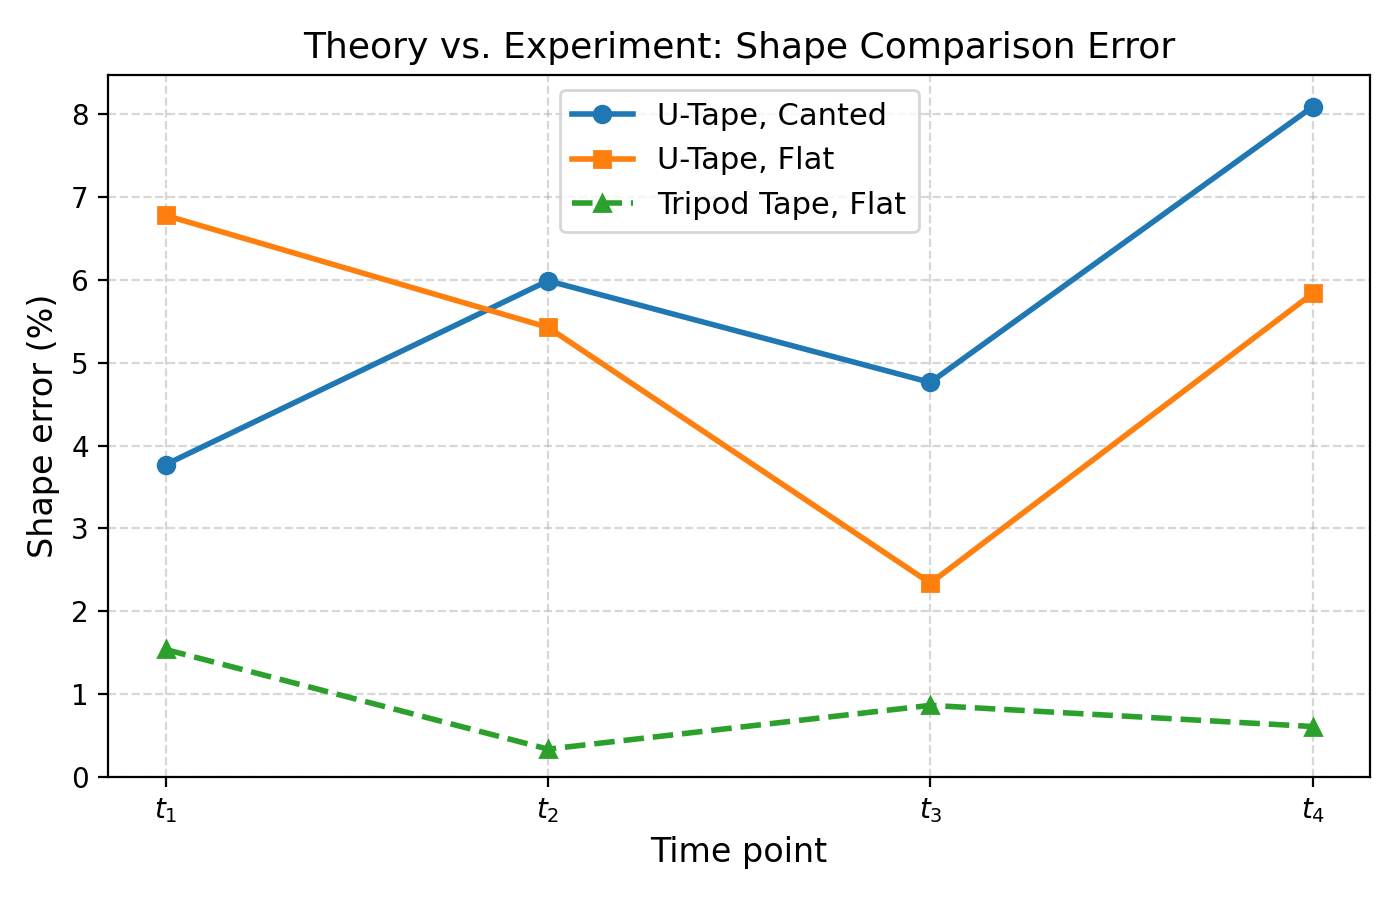

The script that saved this image:
"""
Quantitative shape comparison: theory vs experiment.

shape_err(poly1, poly2) optimizes over all complex affine maps z -> az + b
(translations, rotations, dilations) applied to poly2, then returns
  1 - (intersection area) / (mean area of the two polygons)
as an error measure (0 = perfect match, 1 = no overlap).
"""

import numpy as np
import pandas as pd
import matplotlib.pyplot as plt
from shapely.geometry import Polygon
from scipy.optimize import minimize

DIR = "/home/wcr/git/cornell/mdropm/scripts/quant_shape"
NUMS = ["one", "two", "three", "four"]


# ---------------------------------------------------------------------------
# Core shape-error function
# ---------------------------------------------------------------------------

def _apply_complex_affine(poly: Polygon, re_a: float, im_a: float,
                          re_b: float, im_b: float) -> Polygon:
    """Apply z -> a*z + b to every vertex of poly."""
    coords = np.array(poly.exterior.coords)
    z = coords[:, 0] + 1j * coords[:, 1]
    w = (re_a + 1j * im_a) * z + (re_b + 1j * im_b)
    return Polygon(zip(w.real, w.imag))


def _overlap_ratio(poly1: Polygon, poly2_t: Polygon) -> float:
    """Intersection area / mean area.  Returns 0 on degeneracy."""
    if not poly2_t.is_valid:
        poly2_t = poly2_t.buffer(0)
    mean_area = (poly1.area + poly2_t.area) / 2.0
    if mean_area < 1e-12:
        return 0.0
    inter = poly1.intersection(poly2_t)
    return inter.area / mean_area


def shape_err(poly1: Polygon, poly2: Polygon) -> float:
    """
    Fix poly1, optimise z -> a*z + b applied to poly2 to maximise
    (intersection area) / (mean area).  Returns 1 minus that maximum.
    """
    # ------------------------------------------------------------------
    # Warm-start: align centroids and match areas
    # ------------------------------------------------------------------
    c1 = np.array(poly1.centroid.coords[0])
    c2 = np.array(poly2.centroid.coords[0])
    scale0 = np.sqrt(poly1.area / poly2.area) if poly2.area > 1e-12 else 1.0
    # a*c2 + b = c1  →  b = c1 - a*c2  (with a = scale0, rotation = 0)
    b0 = (c1[0] - scale0 * c2[0]) + 1j * (c1[1] - scale0 * c2[1])
    x0 = np.array([scale0, 0.0, b0.real, b0.imag])

    def neg_overlap(params):
        poly2_t = _apply_complex_affine(poly2, *params)
        return -_overlap_ratio(poly1, poly2_t)

    # ------------------------------------------------------------------
    # Local refinement from warm start (fast)
    # ------------------------------------------------------------------
    res = minimize(neg_overlap, x0, method="Nelder-Mead",
                   options={"maxiter": 20_000, "xatol": 1e-7, "fatol": 1e-7,
                            "adaptive": True})

    best = res.fun

    # ------------------------------------------------------------------
    # Also try a few rotated starts in case Nelder-Mead gets stuck
    # ------------------------------------------------------------------
    for angle in np.linspace(0, 2 * np.pi, 8, endpoint=False)[1:]:
        a_try = scale0 * np.exp(1j * angle)
        b_try = (c1[0] + 1j * c1[1]) - a_try * (c2[0] + 1j * c2[1])
        x_try = np.array([a_try.real, a_try.imag, b_try.real, b_try.imag])
        r = minimize(neg_overlap, x_try, method="Nelder-Mead",
                     options={"maxiter": 10_000, "xatol": 1e-7, "fatol": 1e-7,
                              "adaptive": True})
        if r.fun < best:
            best = r.fun

    return float(1.0 + best)   # 1 - max_overlap


# ---------------------------------------------------------------------------
# CSV loading
# ---------------------------------------------------------------------------

def load_polygon(series: str, kind: str, num: str) -> Polygon:
    """Load X,Y columns from {series}_{kind}_{num}.csv and return a Polygon."""
    path = f"{DIR}/{series}_{kind}_{num}.csv"
    df = pd.read_csv(path)
    coords = list(zip(df["X"], df["Y"]))
    return Polygon(coords)


def make_ngon(n: int = 200, radius: float = 1.0) -> Polygon:
    """Return a regular n-gon centred at the origin with the given radius."""
    angles = np.linspace(0, 2 * np.pi, n, endpoint=False)
    return Polygon(zip(radius * np.cos(angles), radius * np.sin(angles)))


# ---------------------------------------------------------------------------
# Compute errors
# ---------------------------------------------------------------------------

series_list = ["tri_cant", "flat_cant"]
errors = {s: [] for s in series_list}

for series in series_list:
    for num in NUMS:
        poly_exp    = load_polygon(series, "exp",    num)
        poly_theory = load_polygon(series, "theory", num)
        err = shape_err(poly_theory, poly_exp)
        errors[series].append(err)
        print(f"{series}  t={num:5s}  error = {err:.4f}")

# flat_empty: theory is a regular 200-gon (unit radius; shape_err handles scale)
errors["flat_empty"] = []
theory_circle = make_ngon(200, radius=1.0)
for num in NUMS:
    poly_exp = load_polygon("flat_empty", "exp", num)
    err = shape_err(theory_circle, poly_exp)
    errors["flat_empty"].append(err)
    print(f"flat_empty  t={num:5s}  error = {err:.4f}")

# ---------------------------------------------------------------------------
# Plot
# ---------------------------------------------------------------------------

time_labels = [1, 2, 3, 4]

fig, ax = plt.subplots(figsize=(7, 4.5))

ax.plot(time_labels, [e * 100 for e in errors["tri_cant"]],
        marker="o", linewidth=2, label="U-Tape, Canted")
ax.plot(time_labels, [e * 100 for e in errors["flat_cant"]],
        marker="s", linewidth=2, label="U-Tape, Flat")
ax.plot(time_labels, [e * 100 for e in errors["flat_empty"]],
        marker="^", linewidth=2, linestyle="--", label="Tripod Tape, Flat")

ax.set_xticks(time_labels)
ax.set_xticklabels(["$t_1$", "$t_2$", "$t_3$", "$t_4$"])
ax.set_xlabel("Time point", fontsize=12)
ax.set_ylabel("Shape error (%)", fontsize=12)
ax.set_title("Theory vs. Experiment: Shape Comparison Error", fontsize=13)
ax.legend(fontsize=11)
ax.grid(True, linestyle="--", alpha=0.5)
ax.set_ylim(bottom=0)

fig.tight_layout()
out_path = f"{DIR}/quant_comp.png"
fig.savefig(out_path, dpi=200)
print(f"\nSaved → {out_path}")
